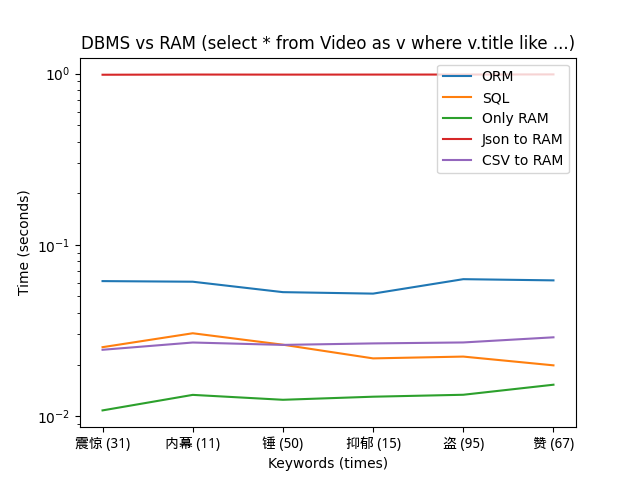

Write the Python code that produced this figure.
import matplotlib.pyplot as plt
from matplotlib.font_manager import FontProperties
import numpy as np


zh_font = FontProperties(fname='/usr/share/fonts/wenquanyi/wqy-microhei/wqy-microhei.ttc')

xticks = ('震惊 (31)', '内幕 (11)', '锤 (50)', '抑郁 (15)', '盗 (95)', '赞 (67)')
x = tuple(range(len(xticks)))
y_orm = np.array((0.06143573300141725, 0.06093079700076487, 0.05296121200080961, 0.05191942199962796, 0.06305324099957943, 0.062044757996773114))
y_sql = np.array((0.025273589002608787, 0.030472476002614712, 0.02612491799663985, 0.02173666300222976, 0.022270457997365156, 0.01979598100297153))
y_ram = np.array((0.01080189799904474, 0.0133085259985819, 0.012458743000024697, 0.012985498000489315, 0.013328812001418555, 0.015257447001204127))
t_json = 0.974
t_csv = 0.0136

plt.semilogy(x, y_orm)
plt.semilogy(x, y_sql)
plt.semilogy(x, y_ram)
plt.semilogy(x, y_ram+t_json)
plt.semilogy(x, y_ram+t_csv)

plt.title('DBMS vs RAM (select * from Video as v where v.title like ...)')
plt.legend(('ORM', 'SQL', 'Only RAM', 'Json to RAM', 'CSV to RAM'))
plt.xticks(x, xticks, fontproperties=zh_font)
plt.xlabel('Keywords (times)')
plt.ylabel('Time (seconds)')
plt.savefig(__file__.replace('.py', '.png'))
